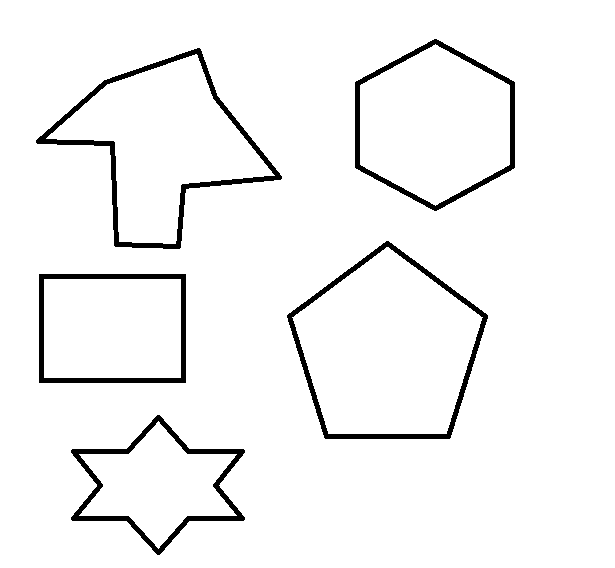
#> input picture Images/sample-image3.png, 615 x 568 px
$ python contours_features.py
#> lines starting #> are read from the running program, lines starting #| are printed output that depends on the picture; after the words box and inside, x2 and y2 are one past the last pixel; in counts of white or black regions, pixels touching at a corner belong together; long printed decimals are rounded
import cv2 as cv
import numpy as np

img_path = '../Images/sample-image3.png'
#  reading the images
img = cv.imread(img_path)
#> img is the input picture: shape (568, 615, 3); 95.8% white; 5 black regions, box (x1, y1, x2, y2) and area: (36, 48, 282, 249) 3635, (287, 241, 488, 439) 3094, (71, 415, 245, 555) 2824, (355, 39, 515, 211) 2607, (39, 274, 186, 383) 2460

denoised_img = cv.GaussianBlur(img, (3,3), 10)

edges_img = cv.Canny(denoised_img, 100,200)
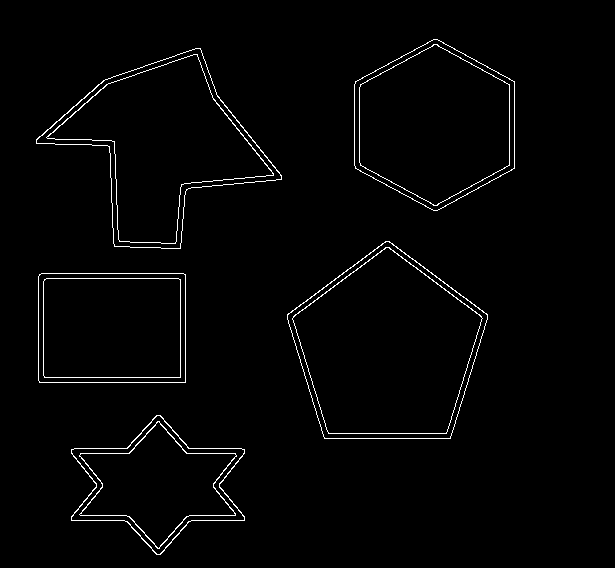
#> edges_img: shape (568, 615); 1.8% white in thin lines or dots, all inside (x1, y1, x2, y2) = (36, 39, 515, 555)
dilate_img = cv.dilate(edges_img, (3,3), iterations=3)
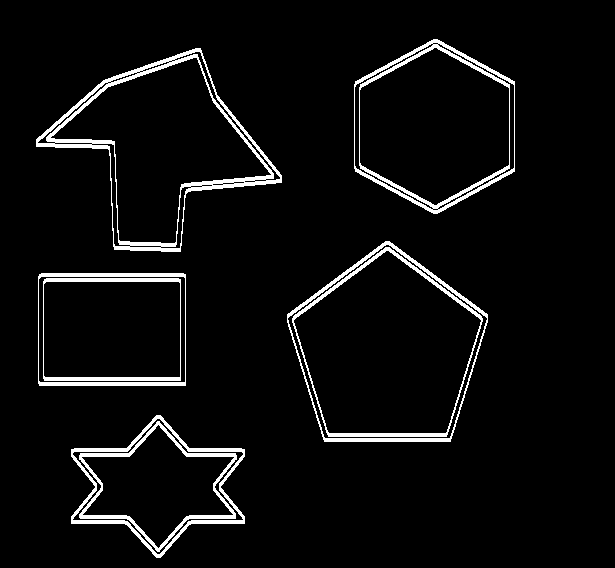
#> dilate_img: shape (568, 615); 5% white; 8 white regions
contours, h = cv.findContours(dilate_img, cv.RETR_EXTERNAL, cv.CHAIN_APPROX_NONE)
#> contours = 5 contours; box (x1, y1, x2, y2) and area: (287, 241, 488, 442) 28380, (36, 48, 282, 252) 23928, (354, 39, 515, 214) 21190, (38, 273, 186, 386) 16457, (71, 415, 245, 558) 13783; h = [[1, -1, -1, -1], [2, 0, -1, -1], [3, 1, -1, -1], [4, 2, -1, -1], [-1, 3, -1, -1]]
for cnt  in contours:
    bbox = cv.boundingRect(cnt)
    # print(type(bbox))
    cv.rectangle(img, bbox, color=(0,0, 0), thickness=3)
    rect = cv.minAreaRect(cnt)
    # print(rect)
    box = cv.boxPoints(rect)

    box = np.int0(box)
    center, radius = cv.minEnclosingCircle(cnt)
    # pri))
    center = np.array(center).astype(int)
    cv.circle(img, center, int(radius), (0,255, 0), 2)
    print(center)
    cv.drawContours(img, [box], 0, (0,255, 0), 2)
    ellipse = cv.fitEllipse(cnt)
    img = cv.ellipse(img,ellipse,(255,0,255),2)
    [vx,vy,x,y] = cv.fitLine(cnt, cv.DIST_L2,0,0.01,0.01)
    print(vx, vy, x, y)
    rows,cols = img.shape[:2]
    lefty = int((-x*vy/vx) + y)
    righty = int(((cols-x)*vy/vx)+y)
    img = cv.line(img,(cols-1,righty),(0,lefty),(0,255,0),2)
    # cv.rectangle(img, box, color=(0, 255, 0),thickness=2 )
    cv.imshow('img', img)
    cv.waitKey(0)
#> this loop made 5 passes
#> (bbox, rect, box, center, radius, ellipse, vx, vy) on passes 1 to 3: ((71, 415, 174, 143), ((157.5, 486), (142, 173), -90), [[244, 557], [71, 557], [71, 415], [244, 415]], [157, 486], 94.08, ((157.5, 485.8), (118.8, 172), 90.01), [1], [0.000107]), ((38, 273, 148, 113), ((111.5, 329), (112, 147), -90), [[184, 384], [38, 384], [38, 272], [184, 272]], [112, 329], 91.7, ((111.7, 329.1), (130.2, 176.6), 90), [1], [-5.23e-05]), ((287, 241, 201, 201), ((387, 341), (200, 200), -90), [[487, 441], [287, 441], [287, 241], [487, 241]], [387, 350], 109.9, ((387, 350.8), (189.3, 197.5), 0.479), [0.00755], [-1])
#> (bbox, rect, box, radius, ellipse, vx, vy, x) on pass 5: ((354, 39, 161, 175), ((434, 126), (174, 160), -90), [[514, 213], [354, 213], [354, 39], [514, 39]], 91.35, ((434.3, 126), (161.6, 169.6), 90.04), [1], [0.000219], [434.3])
#| [157 486]
#| [1.] [0.0001071] [157.589] [485.799]
#| [112 329]
#| [1.] [-5.232386e-05] [111.790] [329.2218]
#| [387 350]
#| [0.007553] [-1] [386.9638] [356.612]
#| [158 160]
#| [0.9804] [0.1972] [158.131] [154.405]
#| [434 126]
#| [1.] [0.000219] [434.3293] [126.026]
#> pass 1, `img = cv.ellipse(img,ellipse,(255,0,255),2)`:
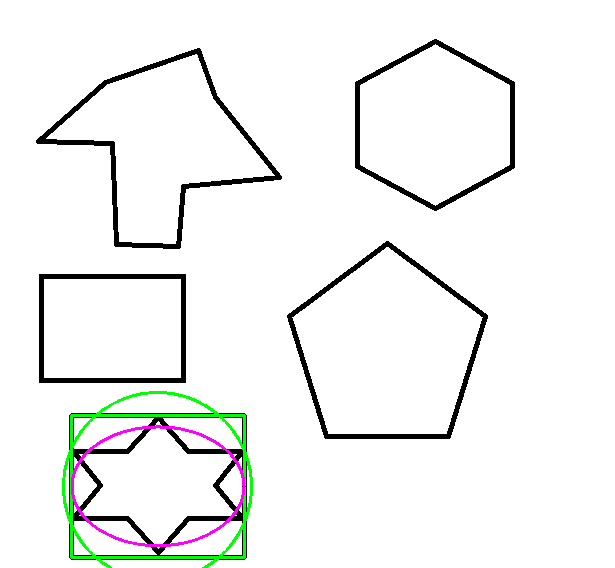
#> img: shape (568, 615, 3); 1.59% of pixels changed, all inside (x1, y1, x2, y2) = (62, 391, 253, 568)
#> pass 1, `img = cv.line(img,(cols-1,righty),(0,lefty),(0,255,0),2)`:
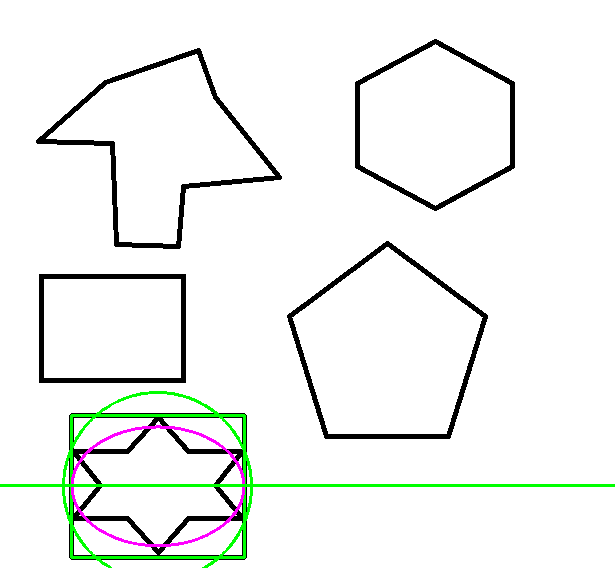
#> img: shape (568, 615, 3); 0.52% of pixels changed, all inside (x1, y1, x2, y2) = (0, 484, 615, 487)
#> pass 2, `img = cv.ellipse(img,ellipse,(255,0,255),2)`:
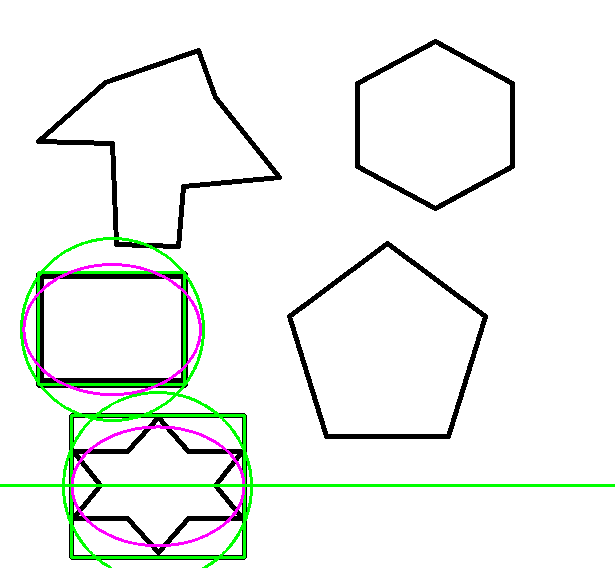
#> img: shape (568, 615, 3); 1.41% of pixels changed, all inside (x1, y1, x2, y2) = (20, 237, 205, 422)
#> pass 2, `img = cv.line(img,(cols-1,righty),(0,lefty),(0,255,0),2)`:
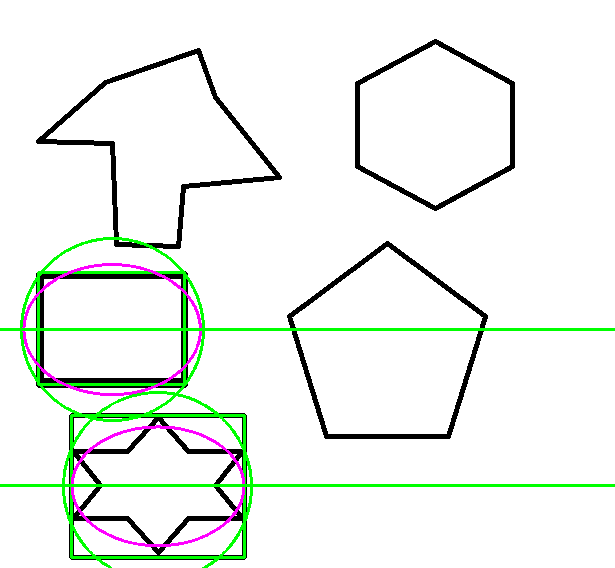
#> img: shape (568, 615, 3); 0.52% of pixels changed, all inside (x1, y1, x2, y2) = (0, 328, 615, 331)
#> after the loop:
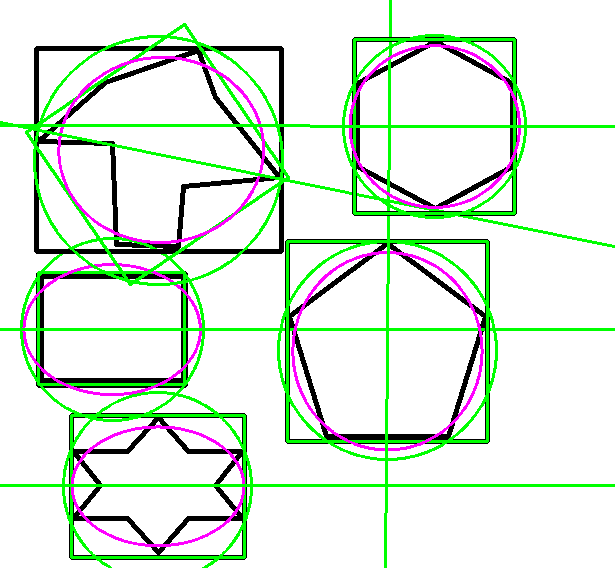
#> img: shape (568, 615, 3); 8.03% of pixels changed, all inside (x1, y1, x2, y2) = (0, 0, 615, 568)

cv.imshow('dilated_img', dilate_img)
# cv.imshow('img', img)
# cv.imshow('edges', edges_img)
cv.waitKey(0)
cv.destroyAllWindows()

$ run again, with Images/sample-image.png copied over Images/sample-image3.png
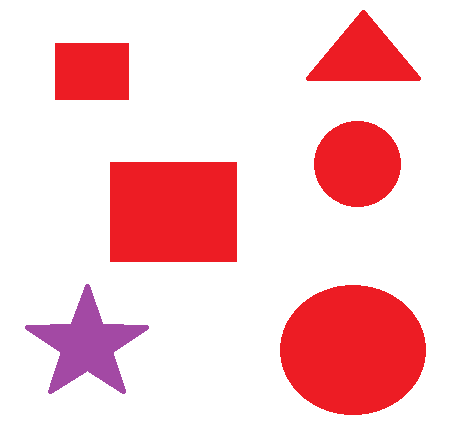
#> input picture Images/sample-image.png, 463 x 441 px
#> img is the input picture: shape (441, 463, 3); mean B, G, R 207.5, 203.5, 248.9
#> `edges_img = cv.Canny(denoised_img, 100,200)`:
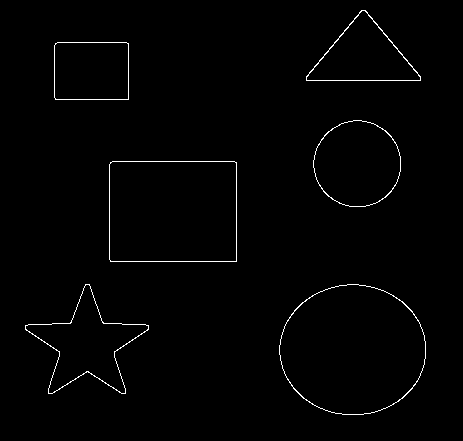
#> edges_img: shape (441, 463); 1.1% white in thin lines or dots, all inside (x1, y1, x2, y2) = (25, 10, 426, 415)
#> dilate_img: shape (441, 463); 3.1% white; 6 white regions
#> contours = 6 contours; box (x1, y1, x2, y2) and area: (279, 284, 426, 418) 15361, (109, 161, 237, 265) 13074, (313, 120, 401, 210) 6135, (25, 284, 149, 397) 5812, (306, 10, 421, 84) 4681, (54, 42, 129, 103) 4433; h = [[1, -1, -1, -1], [2, 0, -1, -1], [3, 1, -1, -1], [4, 2, -1, -1], [5, 3, -1, -1], [-1, 4, -1, -1]]
#> the loop `for cnt  in contours:` made 6 passes
#> (bbox, rect, box, center, radius, ellipse, vx, vy) on passes 1 to 2: ((279, 284, 147, 134), ((352, 350.5), (133, 146), -90), [[425, 417], [279, 417], [279, 284], [425, 284]], [352, 351], 73.5, ((352.4, 350.9), (133.2, 146.8), 90), [1], [-0.0001]), ((25, 284, 124, 113), ((86.5, 340), (112, 123), -90), [[148, 396], [25, 396], [25, 284], [148, 284]], [86, 344], 64.46, ((86.49, 345.7), (99.87, 107), 89.19), [1], [-0.0186])
#> (printed output is left out)
#> after the loop `for cnt  in contours:`:
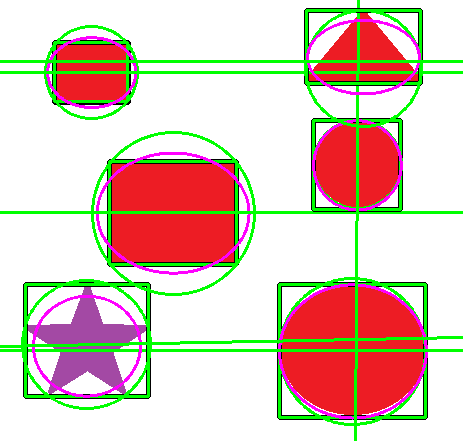
#> img: shape (441, 463, 3); mean B, G, R 185.1, 198.1, 221.1

$ run again, with Images/sample_shapes.png copied over Images/sample-image3.png
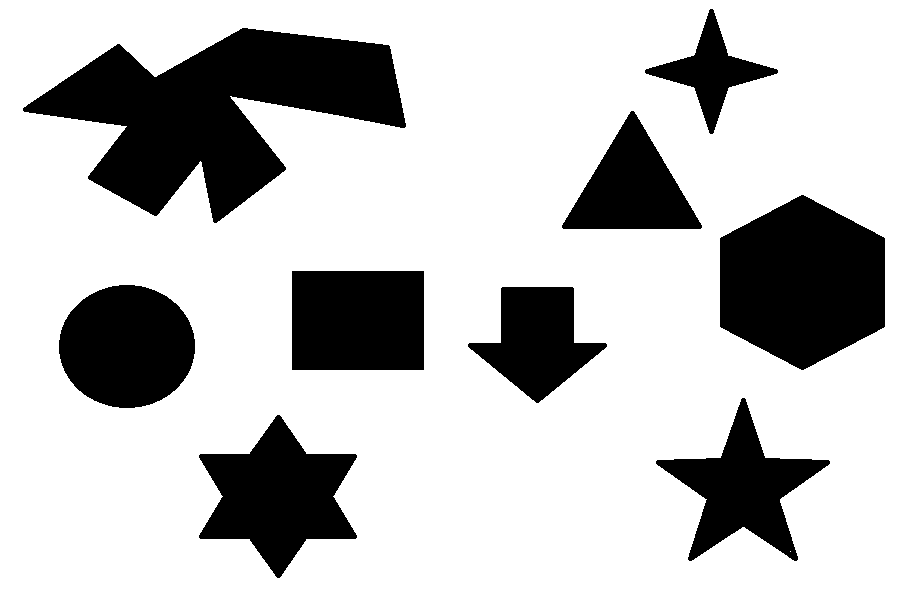
#> input picture Images/sample_shapes.png, 917 x 596 px
#> img is the input picture: shape (596, 917, 3); 76% white; 9 black regions, largest, box (x1, y1, x2, y2) and area: (23, 28, 406, 223) 36592, (720, 195, 885, 370) 21835, (199, 415, 357, 578) 13916
#> edges_img: shape (596, 917); 0.97% white in thin lines or dots, all inside (x1, y1, x2, y2) = (23, 9, 885, 578)
#> `dilate_img = cv.dilate(edges_img, (3,3), iterations=3)`:
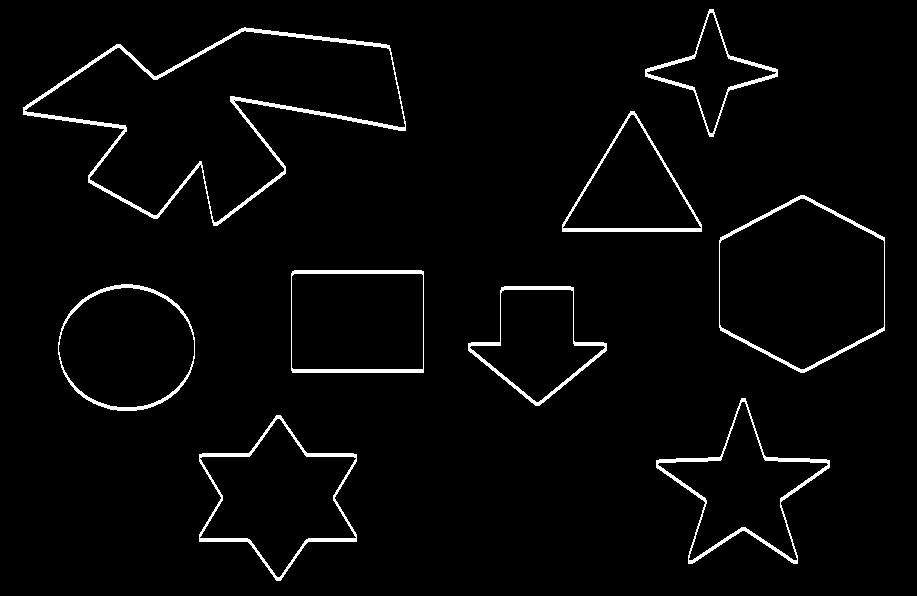
#> dilate_img: shape (596, 917); 2.9% white; 9 white regions
#> contours = 9 contours; largest, box (x1, y1, x2, y2) and area: (23, 27, 406, 226) 38106, (719, 195, 885, 373) 22332, (199, 415, 357, 581) 14566, (58, 284, 195, 411) 13558, (291, 270, 424, 373) 13457; h = [[1, -1, -1, -1], [2, 0, -1, -1], [3, 1, -1, -1], [4, 2, -1, -1], [5, 3, -1, -1], [6, 4, -1, -1], [7, 5, -1, -1], [8, 6, -1, -1], [-1, 7, -1, -1]]
#> the loop `for cnt  in contours:` made 9 passes
#> (bbox, rect, box, center, radius, ellipse, vx, vy) on passes 1 to 2: ((199, 415, 158, 166), ((277.5, 497.5), (165, 157), -90), [[356, 580], [199, 580], [199, 415], [356, 415]], [277, 497], 89.75, ((277.5, 497.4), (139.5, 155.3), 90.01), [1], [-0.00035]), ((656, 398, 174, 166), ((742.5, 480.5), (165, 173), -90), [[828, 563], [655, 563], [655, 398], [828, 398]], [742, 489], 91.52, ((742.5, 489.3), (146.3, 148.2), 86.11), [0.997], [-0.0828])
#> (printed output is left out)
#> after the loop `for cnt  in contours:`:
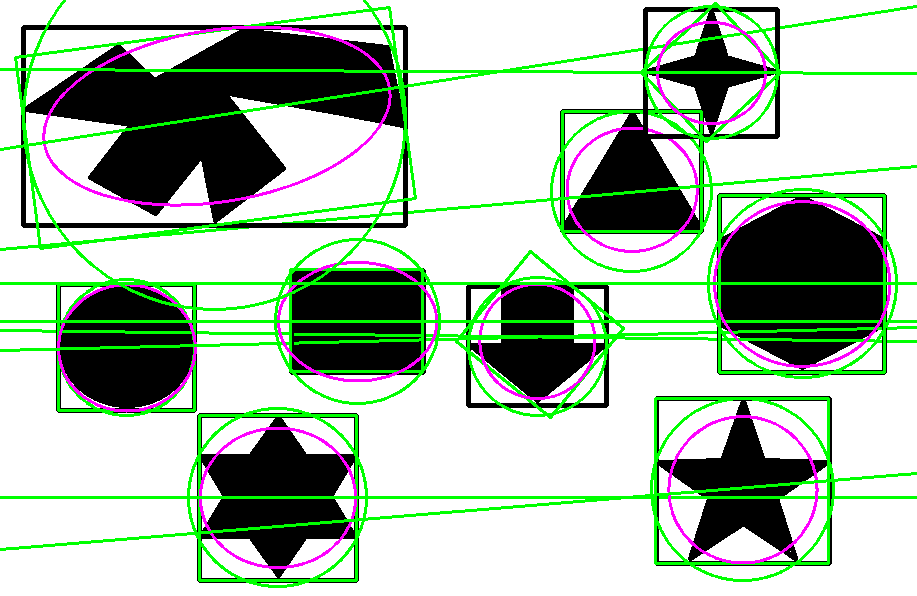
#> img: shape (596, 917, 3); mean B, G, R 170.2, 187.9, 170.2
